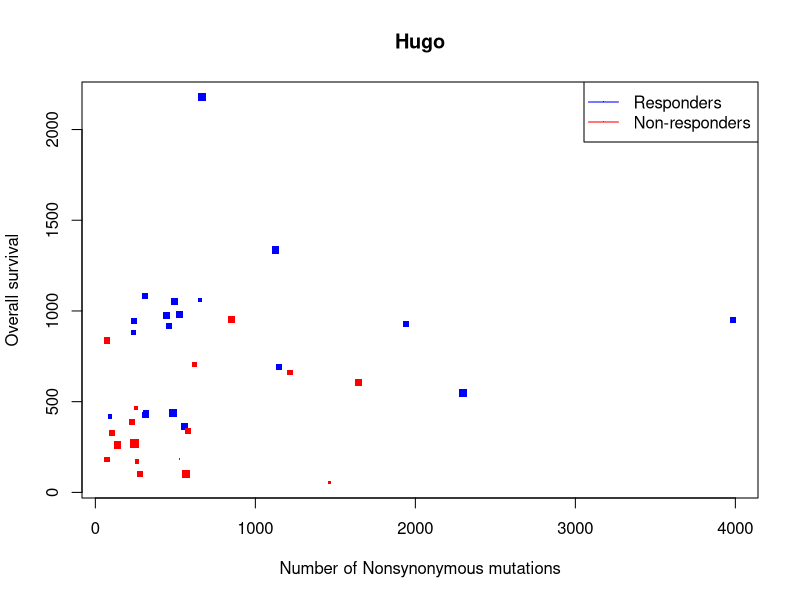
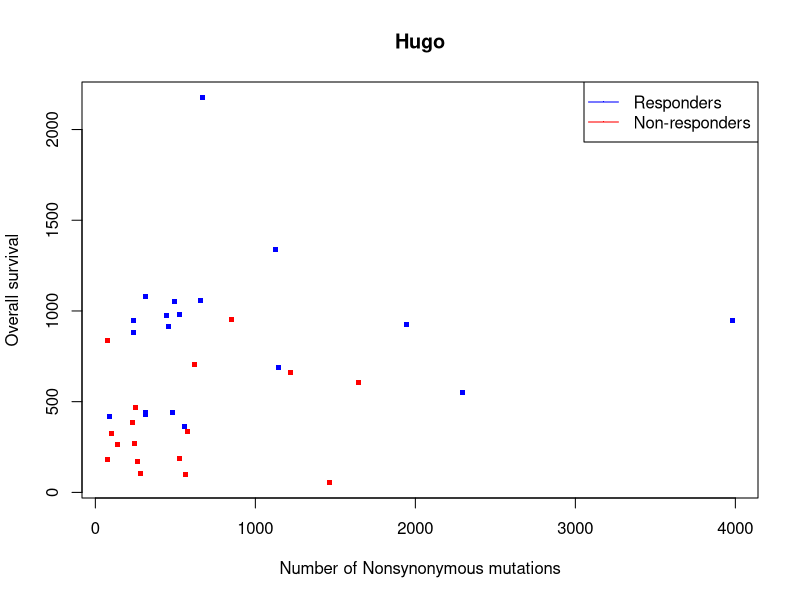
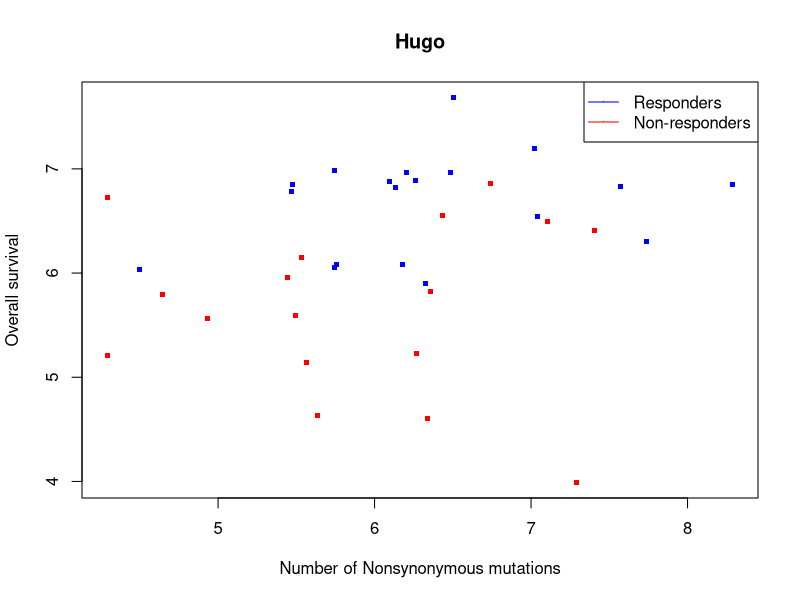
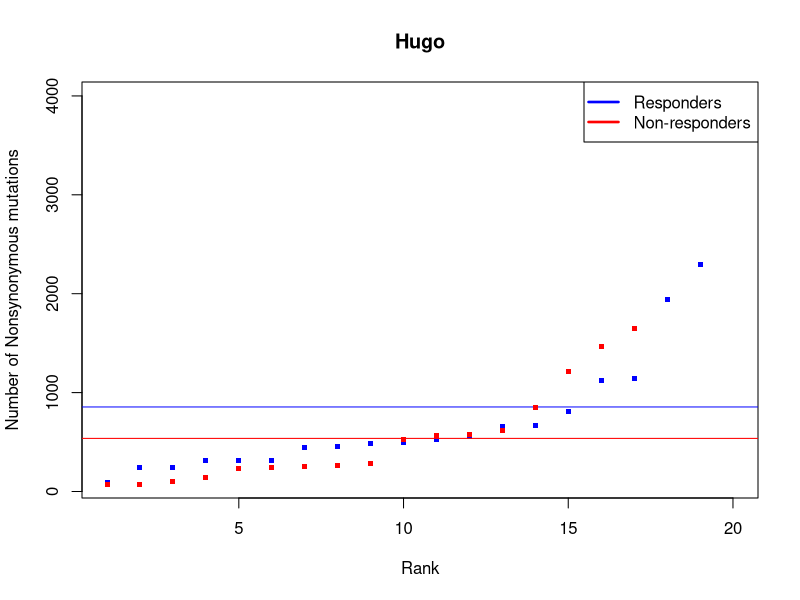
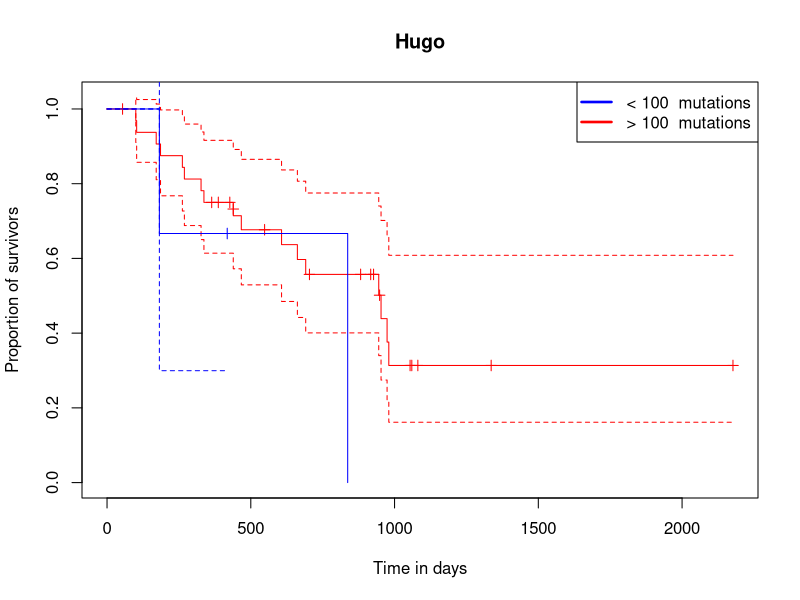
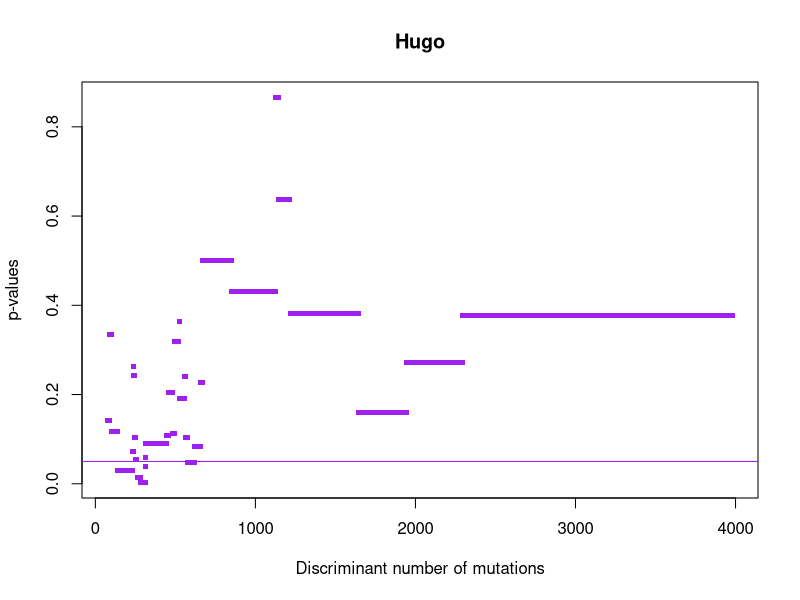
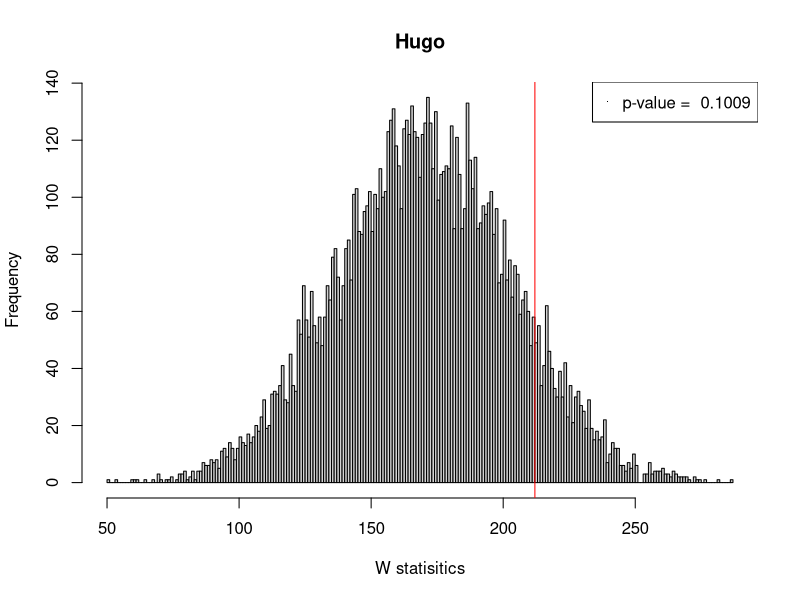
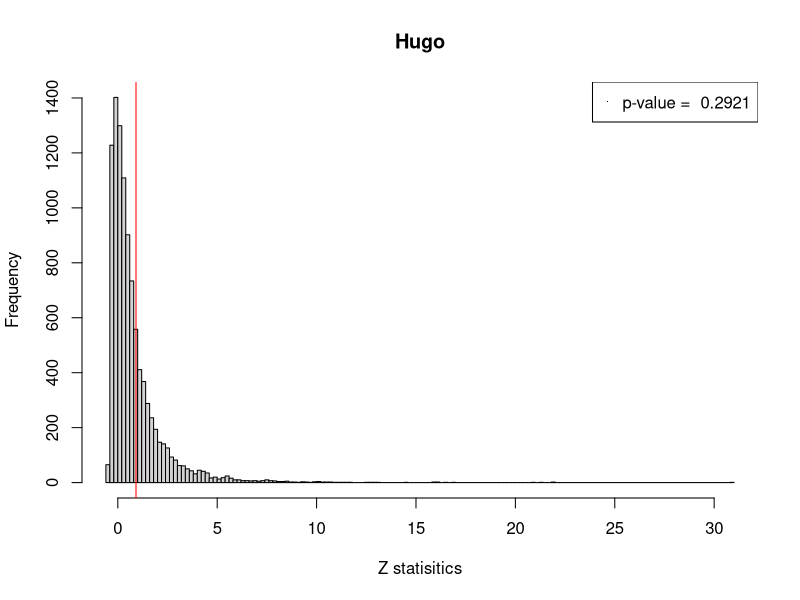

Write R code to recreate these figures, in order. (Note: a time limit stopped this script after it produced the figures.)
#########################
# Adjustable parameters #
#########################
# Number of simulations for the permutation test
number_of_simulations = 10000
# Discriminant number of mutation to perform the survival analysis
mutation_discriminant = 100
# Choose which data to analyse
Van_Allen = F
Snyder = F
Rizvi = F
Hugo = T

# Choose which test to perform
replace_eight_patients = F
burden_VS_survival_and_age = T
burden_VS_survival = T
burden_VS_benefit = T
threshold_mutation = T
survival_analysis = T
permutation_tests_LR = T
permutation_tests_MW = T
permutation_tests_LR_multiple_mut = T

#######################
# Librairies and data #
#######################
# Load libraries
library(survival)

# Run the analysis for selected data
selected_data = list()
if (Van_Allen == T)
  selected_data[length(selected_data)+1]="Van_Allen"
if (Rizvi == T)
  selected_data[length(selected_data)+1]="Rizvi"
if (Snyder == T)
  selected_data[length(selected_data)+1]="Snyder"
if (Hugo == T)
  selected_data[length(selected_data)+1]="Hugo"

for (which_data in selected_data)
{
# Import and rearrange Hugo data
if (which_data == "Hugo")
  {
    total1= read.table("Hugo1.txt", header = T)
    total2 = read.table("Hugo2.txt", header = T, sep = "\t")
    total <- merge(total1, total2, by.y = "Patient_ID")
    total$nonsynonymous <- total$TotalNonSyn
    total$group <- total$Response
    clinical_benefit_str <- "R"
    clinical_nobenefit_str <- "NR"
    OS_or_PFS <- "Overall survival"
    total$age <- total$Age
    total$overall_survival <- total$Overall_Survival
    total$dead <- (total$Vital_Status == "Dead")*1
  }
# Import and rearrange Van Allen data
if (which_data == "Van_Allen")
{
  total = read.csv("Van_Allen.csv")
  total$nonsynonymous <- total$nonsynonymous
  total$overall_survival <- total$overall_survival
  total$group <- total$group
  clinical_benefit_str <- "response"
  clinical_nobenefit_str <- "nonresponse"
  total$dead <- total$dead
  OS_or_PFS <- "Overall survival"
  total$age <- total$age_start
}
# Import and rearrange RIZVI data
if (which_data == "Rizvi")
{
total = read.csv("Rizvi.csv")
total$nonsynonymous <- total$Nonsyn.
total$overall_survival <- total$PFS..mos.*365
total$group <- total$Durable.Clinical.Benefit
clinical_benefit_str <- "DCB"
clinical_nobenefit_str <- "NDB"
total$dead <- total$Event....
OS_or_PFS <- "Progression free survival"
total$age <- total$Age..years.
}
# Import and rearrange SNYDER data
if (which_data == "Snyder")
{
S1 = read.table("Snyder1.txt", comment.char = "%", header = T)
S2 = read.table("Snyder2.txt", comment.char = "%", header = T)
S3 = read.table("Snyder3.txt", comment.char = "%", header = T)
bound_S1S2 <- rbind(S1,S2)
total <- merge(bound_S1S2, S3, by.y = "Study_ID")
total$nonsynonymous <- total$Mutation
total$overall_survival <- total$OS.yr. *365
clinical_benefit_str <- "1"
clinical_nobenefit_str <- "0"
total$dead <- total$Alive_at_time_of_censure
eightpatient <- rbind(total[48,],total[22,],total[23,],total[24,],
                      total[25,],total[13,],total[14,],total[15,])
OS_or_PFS <- "Overall survival"
total$age <- total$Age
if (replace_eight_patients == T)
  {
  total$Benefit[48] = 1
  total$Benefit[13] = 1
  total$Benefit[14] = 1
  total$Benefit[15] = 1
  total$Benefit[22] = 1
  total$Benefit[23] = 1
  total$Benefit[24] = 1
  total$Benefit[25] = 1
  }
total$group <- total$Benefit
}
  
total_benefit = total[which(total$group == clinical_benefit_str),]
total_nobenefit = total[which(total$group == clinical_nobenefit_str),]
if (which_data == "Snyder")
{
  eightpatient_benefit = eightpatient[which(eightpatient$group == clinical_benefit_str),]
  eightpatient_nobenefit = eightpatient[which(eightpatient$group == clinical_nobenefit_str),]
}
  
###############
# Basic plots #
###############

if (burden_VS_survival_and_age == T)
{
  par(mfrow=c(1,1))
  namefile2 = paste("Survival_VS_Mutational_load_and_age", which_data, ".jpg")
  jpeg(namefile2)
  plot(total_benefit$nonsynonymous, total_benefit$overall_survival, xlab= "Number of Nonsynonymous mutations",
        ylab= OS_or_PFS, col ="blue", pch = ".", cex = total_benefit$age*0.1, main = which_data,      
        xlim = c(min(na.omit(total$nonsynonymous)),max(na.omit(total$nonsynonymous))), 
        ylim= c(min(na.omit(total$overall_survival)),max(na.omit(total$overall_survival))))
  points(total_nobenefit$nonsynonymous, total_nobenefit$overall_survival, 
         cex = total_nobenefit$age*0.1, pch = ".", col = "red")
  legend("topright", # places a legend at the appropriate place 
         c("Responders","Non-responders"), # puts text in the legend
         pch = c(".","."),
         lwd = c(1,1),
         col=c("blue", "red")) # gives the legend lines the correct color and width
  dev.off()
}

if (burden_VS_survival==T)
{
# Plot Survival against number of nonsynonymous mutations
par(mfrow=c(1,1))
namefile1 = paste("Survival_VS_Mutational_load_", which_data, ".jpg")
jpeg(namefile1)

plot( total_benefit$nonsynonymous, total_benefit$overall_survival, xlab= "Number of Nonsynonymous mutations",
     ylab= OS_or_PFS, col ="blue", pch = ".", cex = 5, main = which_data,      
     xlim = c(min(na.omit(total$nonsynonymous)),max(na.omit(total$nonsynonymous))), 
     ylim= c(min(na.omit(total$overall_survival)),max(na.omit(total$overall_survival))))
points(total_nobenefit$nonsynonymous, total_nobenefit$overall_survival, col ="red",
  pch = ".", cex = 5)
legend("topright", # places a legend at the appropriate place 
       c("Responders","Non-responders"), # puts text in the legend
       pch = c(".","."),
       lwd = c(1,1),
       col=c("blue", "red")) # gives the legend lines the correct color and width
if (which_data == "Snyder")
{
  points(eightpatient$nonsynonymous, eightpatient$overall_survival, col ="orange", cex= 3)
  legend("topright", # places a legend at the appropriate place 
         c("Responders","Non-responders", "Eight patients"), # puts text in the legend
         pch = c(".",".", "."), # gives the legend appropriate symbols (lines),
         lwd = c(1,1,1),
         col=c("blue", "red", "orange")) # gives the legend lines the correct color and width
}
dev.off()

# Same figure, but in log scale
namefile1bis = paste("Survival_VS_Mutational_load_log", which_data, ".jpg")
jpeg(namefile1bis)
plot(log(total_benefit$nonsynonymous), log(total_benefit$overall_survival), xlab= "Number of Nonsynonymous mutations",
      ylab= "Overall survival", col ="blue", pch = ".", cex = 5, main = which_data,
      xlim = c(min(log(na.omit(total$nonsynonymous))),max(log(na.omit(total$nonsynonymous)))), 
      ylim= c(min(log(na.omit(total$overall_survival))),max(log(na.omit(total$overall_survival)))))
points(log(na.omit(total_nobenefit$nonsynonymous)), log(na.omit(total_nobenefit$overall_survival)),  xlab= "Number of Nonsynonymous mutations",
       ylab= OS_or_PFS, col ="red", pch = ".", cex = 5, main = which_data)
legend("topright", # places a legend at the appropriate place 
       c("Responders","Non-responders"), # puts text in the legend
       pch = c(".","."), # gives the legend appropriate symbols (lines),
       lwd = c(1,1),
       col=c("blue", "red")) # gives the legend lines the correct color and width
if (which_data == "Snyder")
{
  points(log(na.omit(eightpatient$nonsynonymous)), log(na.omit(eightpatient$overall_survival)), col ="orange", cex= 3)
  legend("topright", # places a legend at the appropriate place 
         c("Responders","Non-responders", "Eight patients"), # puts text in the legend
         pch = c(".",".", "."), # gives the legend appropriate symbols (lines),
         lwd = c(1,1,1),
         col=c("blue", "red", "orange")) # gives the legend lines the correct color and width
}
dev.off()
}

##############################################################
# Association between Mutational Burden and Clinical Benefit #
##############################################################
if (burden_VS_benefit == T)
{
### Plot number of nonsynonymous mutations against benefit
par(mfrow=c(1,1))
namefile2 = paste("Benefit_VS_MutationalLoad_", which_data, ".jpg")
jpeg(namefile2)
plot(sort(na.omit(total_benefit$nonsynonymous)), col = "blue", xlab = "Rank", 
     ylab = "Number of Nonsynonymous mutations", pch = ".",
     cex = 5, main = which_data)
legend("topright", # places a legend at the appropriate place 
       c("Responders","Non-responders"), # puts text in the legend
       pch = c(".","."), # gives the legend appropriate symbols (lines)
       lwd=c(2.5,2.5),col=c("blue", "red")) # gives the legend lines the correct color and width
abline(a=mean(na.omit(total_benefit$nonsynonymous)), b=0, col = "blue")
points(sort(na.omit(total_nobenefit$nonsynonymous)), col = "red", xlab = "", 
       pch = ".", cex = 5)
abline(a=mean(na.omit(total_nobenefit$nonsynonymous)), b=0, col = "red")
dev.off()
}

#####################
# Survival Analysis #
#####################
if (survival_analysis == T)
{
  namefile2bis = paste("Survival_Anaysis_", which_data, ".jpg", ".jpg")
  jpeg(namefile2bis)
  over_string = paste(">", mutation_discriminant, " mutations")
  under_string = paste("<", mutation_discriminant, " mutations")
  total_Mut_over = total[which(na.omit(total$nonsynonymous) > mutation_discriminant),] 
  mini.surv2 <- survfit(Surv(total_Mut_over$overall_survival , total_Mut_over$dead)~ 1, conf.type="none")
  plot(mini.surv2, mark.time = T, col = "red", main = which_data, xlab = "Time in days",
       ylab ="Proportion of survivors")
  # Survival in Discovery set with <= 100 mutations
  total_Mut_under = total[which(na.omit(total$nonsynonymous) <= mutation_discriminant),] 
  mini.surv2 <- survfit(Surv(na.omit(total_Mut_under$overall_survival) , na.omit(total_Mut_under$dead))~ 1, conf.type="none")
  lines(mini.surv2, mark.time = T, col = "blue")
  legend("topright", # places a legend at the appropriate place 
         c(under_string,over_string), # puts text in the legend
         pch = c(".","."), # gives the legend appropriate symbols (lines)
         lwd=c(2.5,2.5),col=c("blue", "red")) # gives the legend lines the correct color and width
  dev.off()
  }


######################
# Threshold Mutation #
######################
if (threshold_mutation == T)
{
## P_value vs threshold of mutations
par(mfrow=c(1,1))
list_i = list()
list_pvalues = list()
j = 1
try(
for (i in min(na.omit(total$nonsynonymous)):max(na.omit(total$nonsynonymous))) 
{
  res <- survdiff(Surv(total$overall_survival*12, total$dead) ~ total$nonsynonymous > i)
  pvalue = pchisq(res$chisq, length(res$n)-1, lower.tail = FALSE)
  list_i[j] = i
  list_pvalues[j] = pvalue
  j = j+1
})
namefile3 = paste("Pvalue_VS_MutationThreshold_", which_data, ".jpg")
jpeg(namefile3)
plot(list_i, list_pvalues, pch = ".", col = 'purple', cex = 5, xlab = "Discriminant number of mutations",
     ylab = "p-values", main = which_data)
abline(a=0.05, b=0, col = "purple")
dev.off()
}

#####################
# Permutation Tests #
#####################
if (permutation_tests_MW == T)
{
# Mann_Whitney (benefit vs no benefit)
real_test <- wilcox.test(na.omit(total_benefit$nonsynonymous), na.omit(total_nobenefit$nonsynonymous))
real_W <- as.numeric(as.character(real_test$statistic))
list_i = list()
list_W= vector()
j = 1
try(
for (i in 1:number_of_simulations)
{
  all_nonsynonymous <- append(na.omit(total_benefit$nonsynonymous), na.omit(total_nobenefit$nonsynonymous))
  all_nonsynonymous = sample(all_nonsynonymous)
  total_benefit_shuffled = all_nonsynonymous[1:length(na.omit(total_benefit$nonsynonymous))]
  total_nobenefit_shuffled = na.omit(all_nonsynonymous[length(na.omit(total_benefit$nonsynonymous))+1:length(all_nonsynonymous)])
  res <- wilcox.test(total_benefit_shuffled, total_nobenefit_shuffled)
  W = as.numeric(as.character(res$statistic))
  list_i[j] = i
  list_W[j] = W
  j = j+1
})
namefile4 = paste("Permutation_Mann-Whitney_", which_data, ".jpg")
jpeg(namefile4)
h <- hist(list_W, breaks = number_of_simulations/50, main = which_data, xlab = "W statisitics", 
     xlim = c(min(list_W),max(real_W + real_W/20, max(list_W))))
#xfit<-seq(min(list_W),max(real_W + real_W/20, max(list_W)),length=40) 
#yfit<-dnorm(xfit,mean=mean(list_W),sd=sd(list_W)) 
#yfit <- yfit*diff(h$mids[1:2])*length(list_W) 
#lines(xfit, yfit, col="blue", lwd=2)
abline(v= real_W, col = 'red')
pvalue_comp = length(which(list_W > real_W))/number_of_simulations
pvalue = paste("p-value = ",pvalue_comp)
legend("topright", # places a legend at the appropriate place 
       c(pvalue), # puts text in the legend
       pch = c(".")) # gives the legend lines the correct color and width
dev.off()
}

if (permutation_tests_LR == T)
{
# Log-rank (benefit vs no benefit)
real_test <- survdiff(Surv(total$overall_survival, total$dead) ~ total$nonsynonymous > mutation_discriminant)
real_Z <- as.numeric(as.character(((real_test$obs[1]-real_test$exp[1])^2)/real_test$exp[1] + ((real_test$obs[2]-real_test$exp[2])^2)/real_test$exp[2]))
list_i = list()
list_Z= vector()
j = 1
try(
  for (i in 1:number_of_simulations)
  {
    overall_survival_shuffled = sample(total$overall_survival)
    res <- survdiff(Surv(overall_survival_shuffled, total$dead) ~ total$nonsynonymous > mutation_discriminant)
    Z = as.numeric(as.character(((res$obs[1]-res$exp[1]))/res$exp[1] + ((res$obs[2]-res$exp[2]))/res$exp[2]))
    list_i[j] = i
    list_Z[j] = Z
    j = j+1
  })
namefile5 = paste("Permutation_Log-Rank_",which_data, ".jpg")
jpeg(namefile5)
h <- hist(list_Z, breaks = number_of_simulations/50, main = which_data, xlab = "Z statisitics", 
          xlim = c(min(list_Z),max(real_Z + real_Z/20, max(list_Z))))
#xfit<-seq(min(list_Z),max(real_Z + real_Z/20, max(list_Z)),length=40) 
#yfit<-dnorm(xfit,mean=mean(list_Z),sd=sd(list_Z)) 
#yfit <- yfit*diff(h$mids[1:2])*length(list_Z) 
#lines(xfit, yfit, col="blue", lwd=2)
abline(v= real_Z, col = 'red')
pvalue_comp = length(which(list_Z > real_Z))/number_of_simulations
pvalue = paste("p-value = ",pvalue_comp)
legend("topright", # places a legend at the appropriate place 
       c(pvalue), # puts text in the legend
       pch = c(".")) # gives the legend lines the correct color and width
dev.off()
}

if (permutation_tests_LR_multiple_mut == T)
{
  pvalue_comp = vector()
  mut_chosen_list = vector()
  k = 0
  try(
  for (mut_chosen in (min(na.omit(total$nonsynonymous))):(max(na.omit(total$nonsynonymous))))
    {
    real_test <- survdiff(Surv(total$overall_survival, total$dead) ~ total$nonsynonymous > mut_chosen)
    real_Z <- as.numeric(as.character(((real_test$obs[1]-real_test$exp[1])^2)/real_test$exp[1] + ((real_test$obs[2]-real_test$exp[2])^2)/real_test$exp[2]))
    list_i = list()
    list_Z= vector()
    j = 1
      for (i in 1:number_of_simulations)
      {
        overall_survival_shuffled = sample(total$overall_survival)
        res <- survdiff(Surv(overall_survival_shuffled, total$dead) ~ total$nonsynonymous > mut_chosen)
        Z = as.numeric(as.character(((res$obs[1]-res$exp[1]))/res$exp[1] + ((res$obs[2]-res$exp[2]))/res$exp[2]))
        list_i[j] = i
        list_Z[j] = Z
        j = j+1
      }
    pvalue_comp[k] = length(which(list_Z > real_Z))/number_of_simulations
    mut_chosen_list[k] = mut_chosen
    k = k+1
  })
  namefile6 = paste("Permutation_Log-Rank_Multiple",which_data, ".jpg")
  jpeg(namefile6)
  plot(mut_chosen_list, pvalue_comp, xlim = c(min(na.omit(total$nonsynonymous)),max(na.omit(total$nonsynonymous))), 
       ylim = c(min(pvalue_comp), max(pvalue_comp)), pch = ".",
       xlab = "Discriminant number of mutations", ylab = "p_value")
  lines(mut_chosen_list, pvalue_comp)
  dev.off()
}
}
